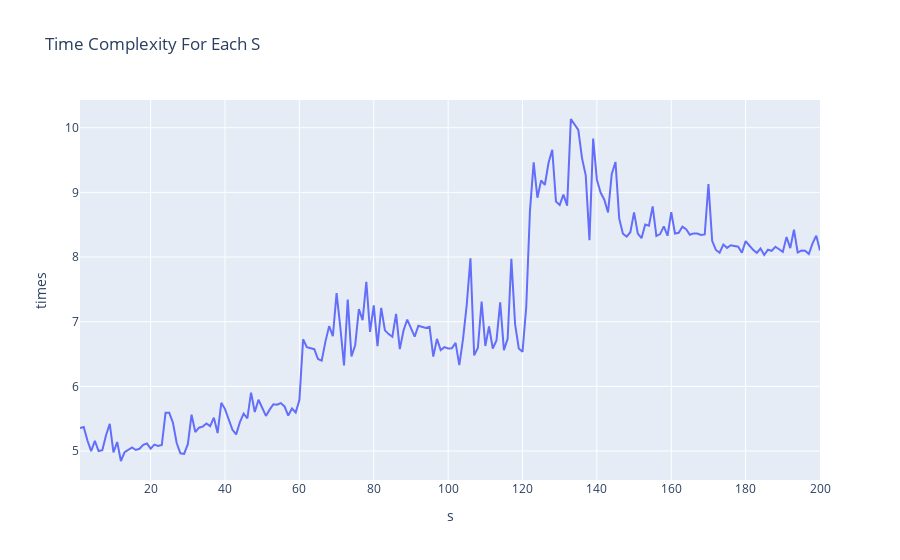

The notebook cell this image was saved under:
### Code cell
# optimal S for 1,000,000
s = list(range(1, 201))
df = pd.DataFrame({"times":t, "keys" : keys, "s":s})
fig = px.line(df, x="s", y="times", title='Time Complexity For Each S')
fig.show()

### Figure 1 — Plotly figure (JSON) as saved in the notebook; plotly's stock layout.template omitted (floating-point values rounded to 4 significant figures; data arrays with more than 128 entries replaced by an {"elided": "..."} marker saying what was removed)
{"data": [{"hovertemplate": "s=%{x}<br>times=%{y}<extra></extra>", "legendgroup": "", "line": {"color": "#636efa", "dash": "solid"}, "marker": {"symbol": "circle"}, "mode": "lines", "name": "", "orientation": "v", "showlegend": false, "type": "scatter", "x": {"elided": "200 int values"}, "xaxis": "x", "y": {"elided": "200 float values"}, "yaxis": "y"}], "layout": {"legend": {"tracegroupgap": 0}, "title": {"text": "Time Complexity For Each S"}, "xaxis": {"anchor": "y", "domain": [0, 1], "title": {"text": "s"}}, "yaxis": {"anchor": "x", "domain": [0, 1], "title": {"text": "times"}}}}
